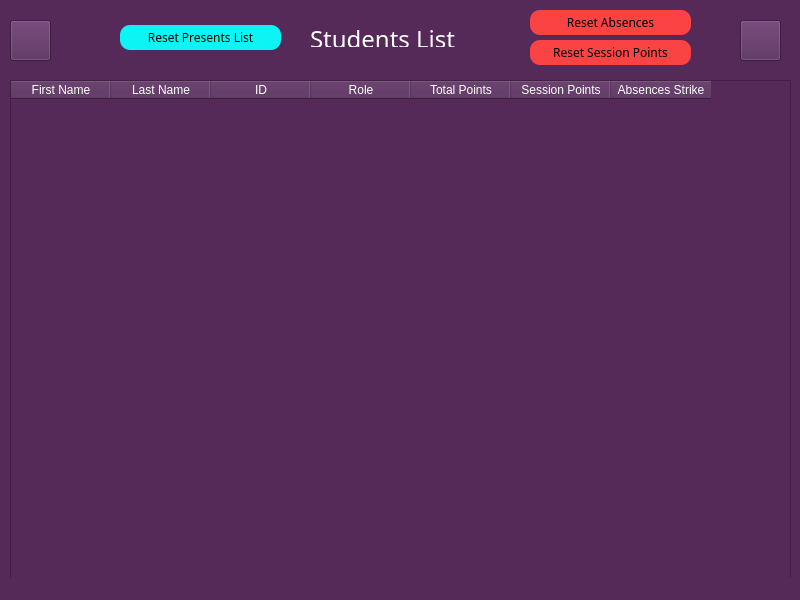
<?xml version="1.0" encoding="UTF-8"?>
<ui version="4.0">
 <class>MainWindow</class>
 <widget class="QMainWindow" name="MainWindow">
  <property name="geometry">
   <rect>
    <x>0</x>
    <y>0</y>
    <width>800</width>
    <height>600</height>
   </rect>
  </property>
  <property name="windowTitle">
   <string>MainWindow</string>
  </property>
  <property name="styleSheet">
   <string notr="true">background-color:#552a59;</string>
  </property>
  <widget class="QWidget" name="centralwidget">
   <widget class="QTableWidget" name="tableWidget">
    <property name="enabled">
     <bool>true</bool>
    </property>
    <property name="geometry">
     <rect>
      <x>10</x>
      <y>80</y>
      <width>781</width>
      <height>511</height>
     </rect>
    </property>
    <property name="font">
     <font>
      <family>Poppins Medium</family>
     </font>
    </property>
    <property name="styleSheet">
     <string notr="true">color:white;
</string>
    </property>
    <column>
     <property name="text">
      <string>First Name</string>
     </property>
    </column>
    <column>
     <property name="text">
      <string>Last Name</string>
     </property>
    </column>
    <column>
     <property name="text">
      <string>ID</string>
     </property>
    </column>
    <column>
     <property name="text">
      <string>Role</string>
     </property>
    </column>
    <column>
     <property name="text">
      <string>Total Points</string>
     </property>
    </column>
    <column>
     <property name="text">
      <string>Session Points</string>
     </property>
    </column>
    <column>
     <property name="text">
      <string>Absences Strike</string>
     </property>
    </column>
   </widget>
   <widget class="QLabel" name="label">
    <property name="geometry">
     <rect>
      <x>310</x>
      <y>30</y>
      <width>161</width>
      <height>17</height>
     </rect>
    </property>
    <property name="font">
     <font>
      <family>Poppins SemiBold</family>
      <pointsize>18</pointsize>
     </font>
    </property>
    <property name="styleSheet">
     <string notr="true">color:white;
</string>
    </property>
    <property name="text">
     <string>Students List</string>
    </property>
   </widget>
   <widget class="QPushButton" name="pushButton">
    <property name="geometry">
     <rect>
      <x>10</x>
      <y>20</y>
      <width>41</width>
      <height>41</height>
     </rect>
    </property>
    <property name="styleSheet">
     <string notr="true">border-image: url(Data/InterfaceData/back.png);</string>
    </property>
    <property name="text">
     <string/>
    </property>
   </widget>
   <widget class="QPushButton" name="addButton">
    <property name="geometry">
     <rect>
      <x>740</x>
      <y>20</y>
      <width>41</width>
      <height>41</height>
     </rect>
    </property>
    <property name="styleSheet">
     <string notr="true">border-image:url(Data/InterfaceData/add.png);
</string>
    </property>
    <property name="text">
     <string/>
    </property>
   </widget>
   <widget class="QPushButton" name="resetSession">
    <property name="geometry">
     <rect>
      <x>530</x>
      <y>40</y>
      <width>161</width>
      <height>25</height>
     </rect>
    </property>
    <property name="font">
     <font>
      <family>Poppins</family>
     </font>
    </property>
    <property name="styleSheet">
     <string notr="true">border-radius:10;
background-color: rgb(252, 67, 67);</string>
    </property>
    <property name="text">
     <string>Reset Session Points</string>
    </property>
   </widget>
   <widget class="QPushButton" name="resetAbs">
    <property name="geometry">
     <rect>
      <x>530</x>
      <y>10</y>
      <width>161</width>
      <height>25</height>
     </rect>
    </property>
    <property name="font">
     <font>
      <family>Poppins</family>
     </font>
    </property>
    <property name="styleSheet">
     <string notr="true">border-radius:10;
background-color: rgb(252, 67, 67);</string>
    </property>
    <property name="text">
     <string>Reset Absences</string>
    </property>
   </widget>
   <widget class="QPushButton" name="resetPre">
    <property name="geometry">
     <rect>
      <x>120</x>
      <y>25</y>
      <width>161</width>
      <height>25</height>
     </rect>
    </property>
    <property name="font">
     <font>
      <family>Poppins</family>
     </font>
    </property>
    <property name="styleSheet">
     <string notr="true">border-radius:10;
background-color: rgb(12, 244, 244);</string>
    </property>
    <property name="text">
     <string>Reset Presents List</string>
    </property>
   </widget>
  </widget>
  <widget class="QMenuBar" name="menubar">
   <property name="geometry">
    <rect>
     <x>0</x>
     <y>0</y>
     <width>800</width>
     <height>22</height>
    </rect>
   </property>
  </widget>
  <widget class="QStatusBar" name="statusbar"/>
 </widget>
 <resources>
  <include location="res.qrc"/>
 </resources>
 <connections/>
</ui>
